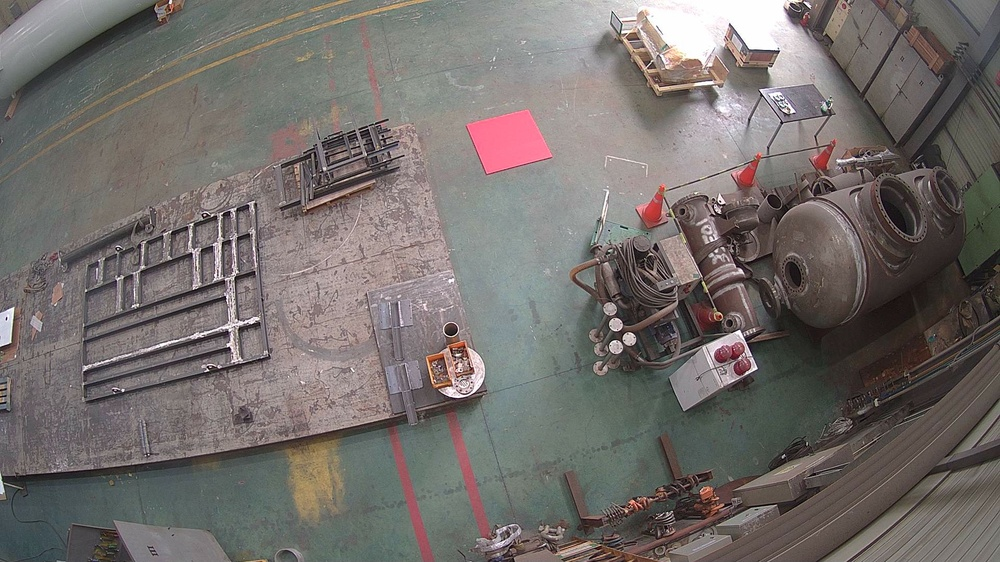
#> input picture volume/ai_server/service/grid/img/CAM0001.jpg, 1000 x 562 px, shrunk from 1920 x 1080 before the run
$ python -i grid_func.py   (imports and definitions only)
#> lines starting #> are read from the running program, lines starting #| are printed output that depends on the picture; after the words box and inside, x2 and y2 are one past the last pixel; in counts of white or black regions, pixels touching at a corner belong together
#> further down, picture is the input picture: shape (562, 1000, 3); mean B, G, R 107.1, 109.9, 115.6
"""격자 생성·확장·축소·시각화 핵심 알고리즘."""

from __future__ import annotations

import base64
import math

import cv2
import numpy as np


# ---------------------------------------------------------------------------
# 1. 이미지 유틸리티
# ---------------------------------------------------------------------------

# [32 lines left out: functions decode_base64_to_image, encode_image_to_base64, get_image_size_from_base64, not called in this run]


# ---------------------------------------------------------------------------
# 2. 거리 및 확장 좌표 계산
# ---------------------------------------------------------------------------

def calculate_distance(x1: int, y1: int, x2: int, y2: int) -> int:
    """두 점 사이의 유클리드 거리를 반환한다."""
    return int(math.sqrt((x2 - x1) ** 2 + (y2 - y1) ** 2))


# [10 lines left out: function find_extended_point, not called in this run]


# ---------------------------------------------------------------------------
# 3. 초기 격자 검출
# ---------------------------------------------------------------------------

def detect_red_squares(image: np.ndarray) -> np.ndarray | None:
    """이미지에서 가장 큰 빨간색 사각형을 탐지한다."""
    hsv = cv2.cvtColor(image, cv2.COLOR_BGR2HSV)
#> hsv: shape (562, 1000, 3); mean H, S, V 58.8, 32, 118.3
    mask1 = cv2.inRange(hsv, np.array([0, 100, 100]), np.array([10, 255, 255]))
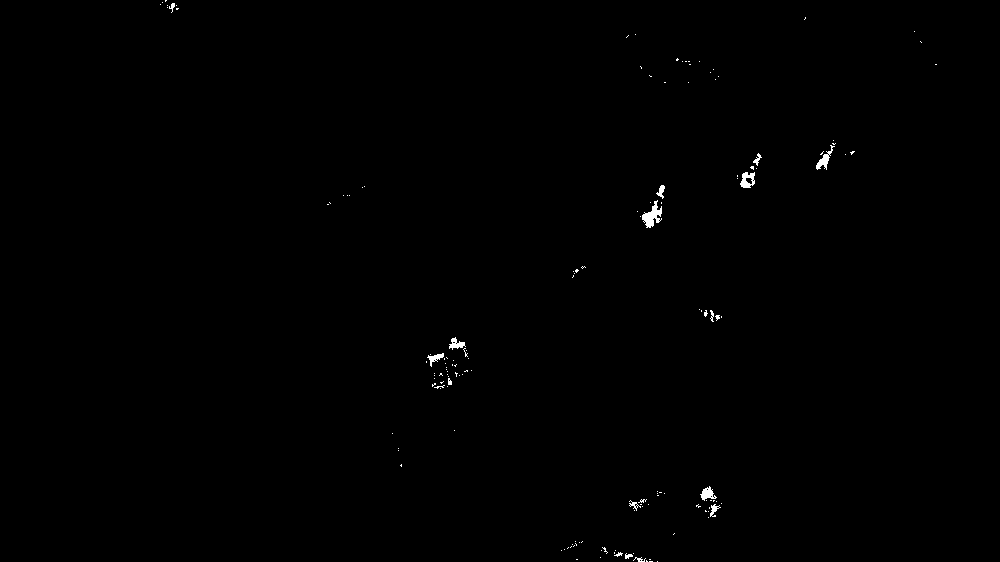
#> mask1: shape (562, 1000); 0.29% white; 150 white regions (134 under 20 px), largest, box (x1, y1, x2, y2) and area: (642, 200, 662, 228) 271, (740, 172, 755, 188) 155, (816, 145, 835, 170) 149
    mask2 = cv2.inRange(hsv, np.array([160, 100, 100]), np.array([180, 255, 255]))
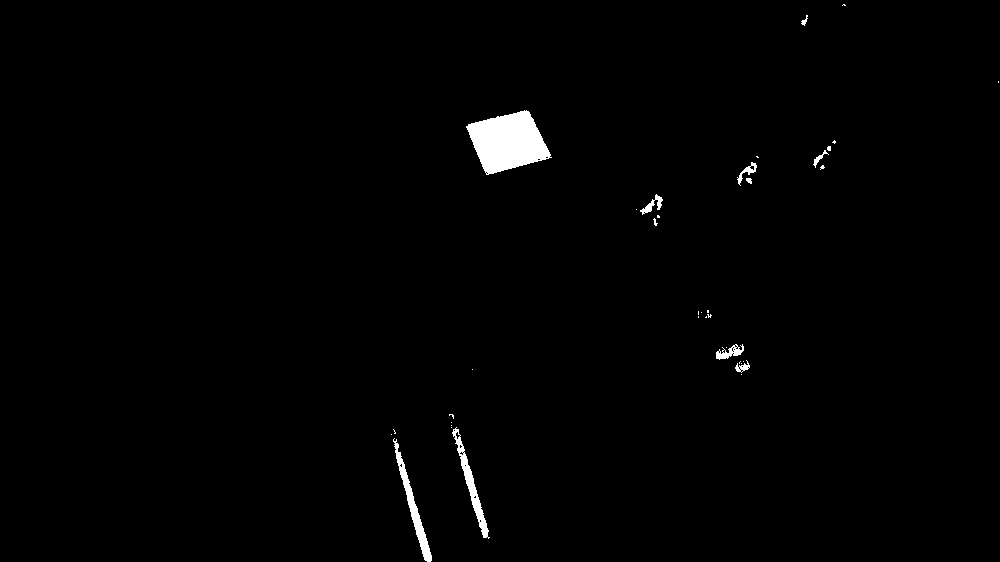
#> mask2: shape (562, 1000); 1.1% white; 37 white regions (27 under 20 px), largest, box (x1, y1, x2, y2) and area: (466, 110, 552, 175) 3540, (393, 438, 432, 562) 860, (452, 427, 490, 539) 773
    mask = cv2.bitwise_or(mask1, mask2)
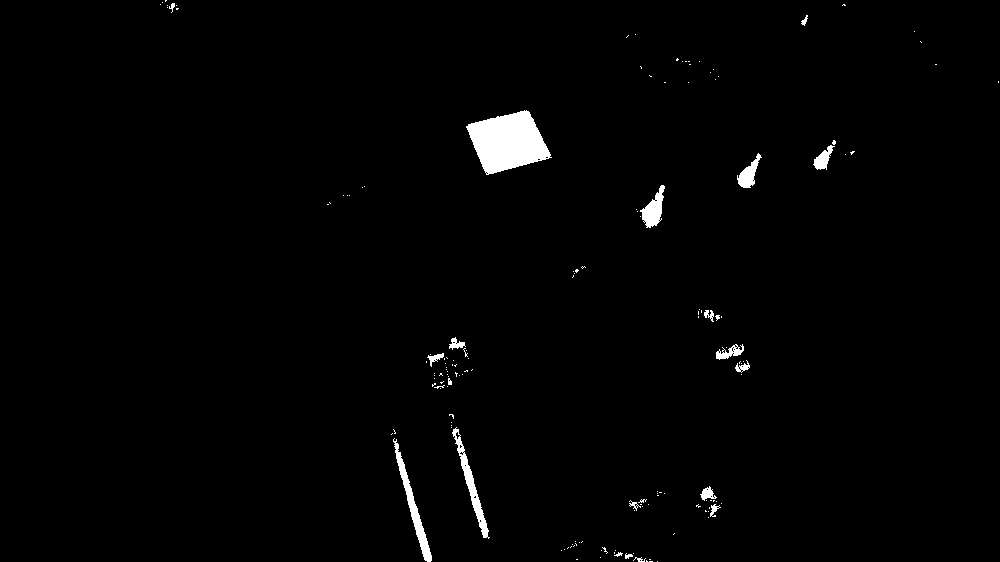
#> mask: shape (562, 1000); 1.4% white; 155 white regions (135 under 20 px)

    _, binary = cv2.threshold(mask, 50, 255, cv2.THRESH_BINARY)
    contours, _ = cv2.findContours(binary, cv2.RETR_EXTERNAL, cv2.CHAIN_APPROX_SIMPLE)
#> contours = 155 contours, 140 with area under 20; largest, box (x1, y1, x2, y2) and area: (466, 110, 552, 175) 3434, (393, 438, 432, 562) 736, (452, 427, 490, 539) 684, (640, 185, 665, 228) 472, (737, 153, 762, 188) 330

    detected = []
    for cnt in contours:
        epsilon = 0.045 * cv2.arcLength(cnt, True)
        approx = cv2.approxPolyDP(cnt, epsilon, True)
        if len(approx) == 4 and cv2.isContourConvex(approx):
            area = cv2.contourArea(approx)
            if area > 500:
                detected.append((approx, area))
#> this loop made 155 passes
#> (epsilon, area) on passes 119, 121, 123, 125: (5.98, 517.5), (4.83, 349), (3.95, 223), (11.54, 3328.5)
#> (epsilon, approx) on passes 1, 2, 3, 4, 5, 7: (0, [[657, 561]]), (0.27, [[649, 561], [652, 561]]), (0.154, [[646, 560], [646, 561], [647, 561]]), (0.09, [[649, 559], [650, 559]]), (0.09, [[576, 559], [577, 559]]), (0, [[600, 557]])
#> after the loop, detected = [([[663, 185], [640, 210], [646, 227], [661, 219]], 517.5), ([[528, 111], [466, 126], [486, 174], [551, 157]], 3328.5)]

    if not detected:
        return None

    detected.sort(key=lambda x: x[1], reverse=True)
    return sort_rectangle_points(detected[0][0])


# [286 lines left out: functions detect_red_squares_near_point, draw_up, draw_down, draw_left, draw_right, extend_grid and 2 more, not called in this run]


# ---------------------------------------------------------------------------
# 8. 좌표 계산 및 정렬
# ---------------------------------------------------------------------------

def sort_rectangle_points(approx: np.ndarray) -> np.ndarray:
    """사각형 좌표를 좌상-우상-우하-좌하 순서로 정렬한다."""
    points = sorted(approx, key=lambda x: (x[0][1], x[0][0]))
#> points = [[[528, 111]], [[466, 126]], [[551, 157]], [[486, 174]]]
    top = sorted(points[:2], key=lambda x: x[0][0])
#> top = [[[466, 126]], [[528, 111]]]
    bottom = sorted(points[2:], key=lambda x: x[0][0])
#> bottom = [[[486, 174]], [[551, 157]]]
    return np.array([top[0], top[1], bottom[1], bottom[0]])


# [23 lines left out: function generate_coordinates, not called in this run]


# ---------------------------------------------------------------------------
# 9. 안전 격자 관련
# ---------------------------------------------------------------------------

def calculate_angle(point1: list, point2: list) -> float:
    """두 점 사이의 각도를 계산한다."""
    return math.degrees(math.atan2(point2[1] - point1[1], point2[0] - point1[0]))


# [20 lines left out: functions is_within_10_percent, check_grid_row_consistency, sort_rectangle_points_list, not called in this run]


def sort_by_y(points: list) -> list:
    return sorted(points, key=lambda p: p[1])


def sort_by_x(points: list) -> list:
    return sorted(points, key=lambda p: p[0])


# [128 lines left out: functions generate_grid, finalize_grid, _flatten_point, draw_grid_on_image, sort_grid, convert_to_opencv_format, not called in this run]

>>> import cv2
>>> picture = cv2.imread('../img/CAM0001.jpg')
>>> result = detect_red_squares(picture)
#> result = [[466, 126], [528, 111], [551, 157], [486, 174]]

$ run again, on volume/ai_server/service/grid/img/CAM0002.jpg
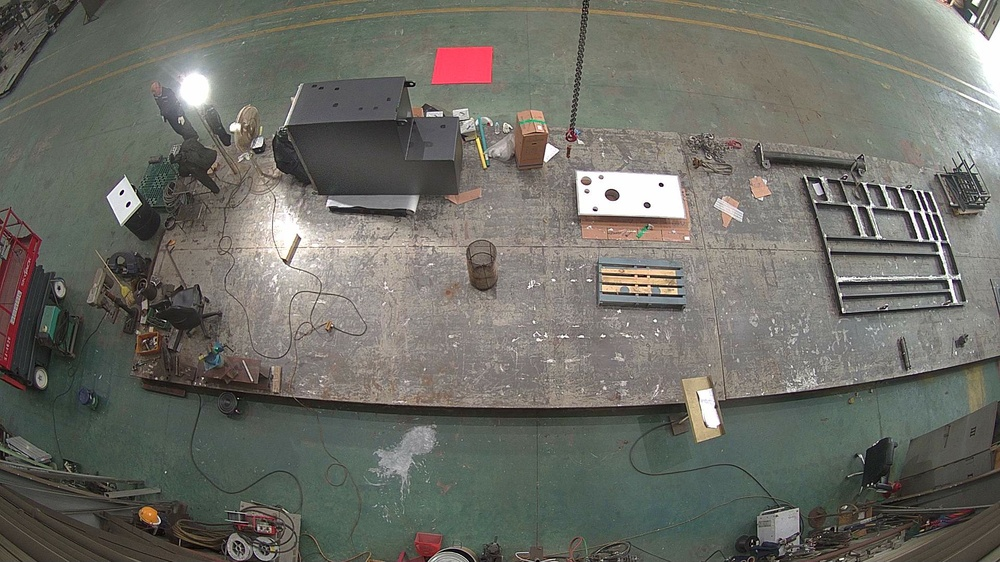
#> input picture volume/ai_server/service/grid/img/CAM0002.jpg, 1000 x 562 px, shrunk from 1920 x 1080 before the run
#> picture is the input picture: shape (562, 1000, 3); mean B, G, R 102, 109.1, 109.3
#> hsv: shape (562, 1000, 3); mean H, S, V 44.9, 32.5, 113.7
#> in detect_red_squares, `mask1 = cv2.inRange(hsv, np.array([0, 100, 100]), np.array([10, 255, 2..`:
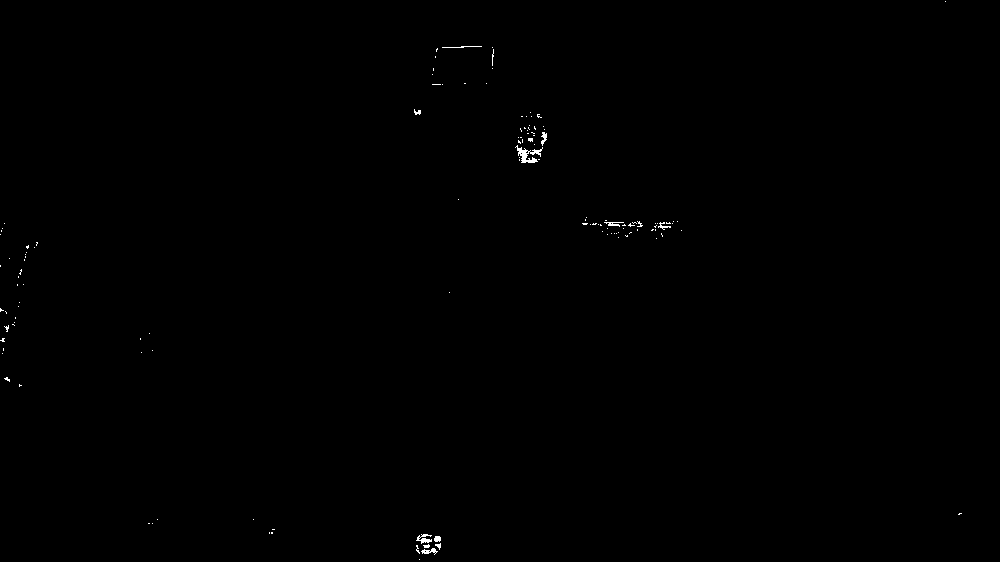
#> mask1: shape (562, 1000); 0.18% white in thin lines or dots
#> mask2: shape (562, 1000); 0.63% white; 56 white regions (48 under 20 px), largest, box (x1, y1, x2, y2) and area: (431, 46, 493, 85) 2125, (0, 235, 40, 369) 855, (415, 534, 440, 556) 235
#> in detect_red_squares, `mask = cv2.bitwise_or(mask1, mask2)`:
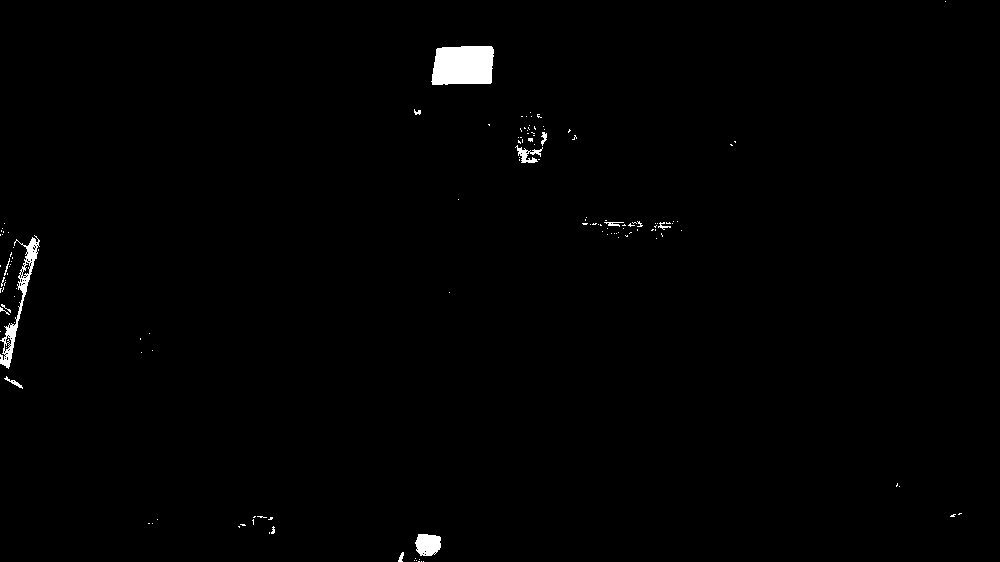
#> mask: shape (562, 1000); 0.81% white; 134 white regions (120 under 20 px)
#> contours = 133 contours, 125 with area under 20; largest, box (x1, y1, x2, y2) and area: (431, 46, 494, 85) 2120, (0, 235, 40, 369) 916, (415, 534, 441, 556) 434, (515, 145, 543, 163) 137, (4, 376, 23, 389) 40, (541, 132, 547, 146) 30, (398, 552, 404, 562) 22, (604, 222, 624, 227) 20
#> the loop in detect_red_squares, `for cnt in contours:` made 133 passes
#> (epsilon, approx, area) on pass 9: (3.84, [[418, 534], [420, 555], [439, 549], [439, 536]], 342)
#> after the loop in detect_red_squares, `for cnt in contours:`: detected = [([[492, 47], [437, 48], [432, 84], [490, 83]], 2030.5)]
#> points = [[[492, 47]], [[437, 48]], [[490, 83]], [[432, 84]]]
#> top = [[[437, 48]], [[492, 47]]]
#> bottom = [[[432, 84]], [[490, 83]]]
#> result = [[437, 48], [492, 47], [490, 83], [432, 84]]

$ run again, on volume/ai_server/service/grid/img/CAM0003.jpg
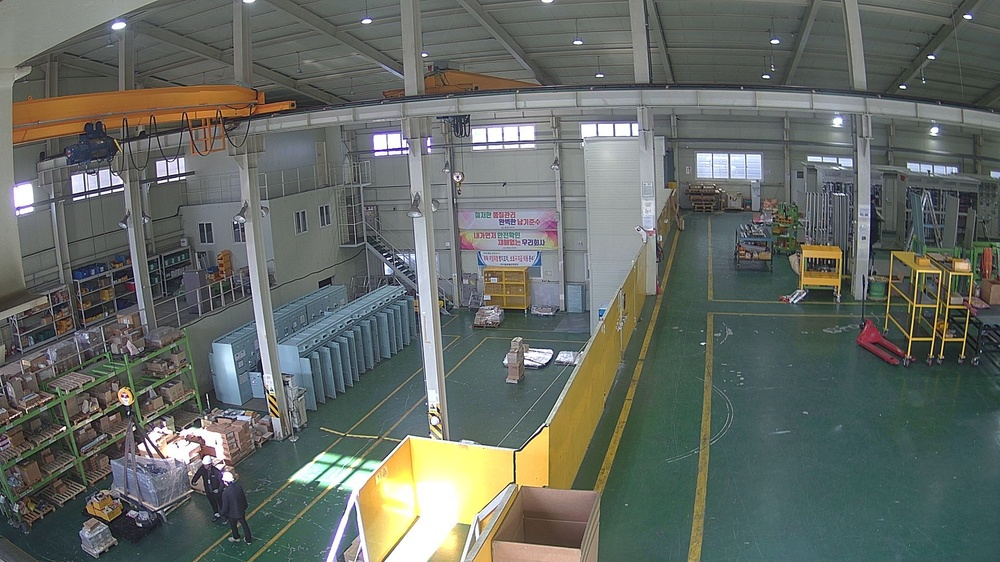
#> input picture volume/ai_server/service/grid/img/CAM0003.jpg, 1000 x 562 px, shrunk from 1920 x 1080 before the run
#> picture is the input picture: shape (562, 1000, 3); mean B, G, R 100.8, 106.4, 100.8
#> hsv: shape (562, 1000, 3); mean H, S, V 74, 48.4, 112.3
#> in detect_red_squares, `mask1 = cv2.inRange(hsv, np.array([0, 100, 100]), np.array([10, 255, 2..`:
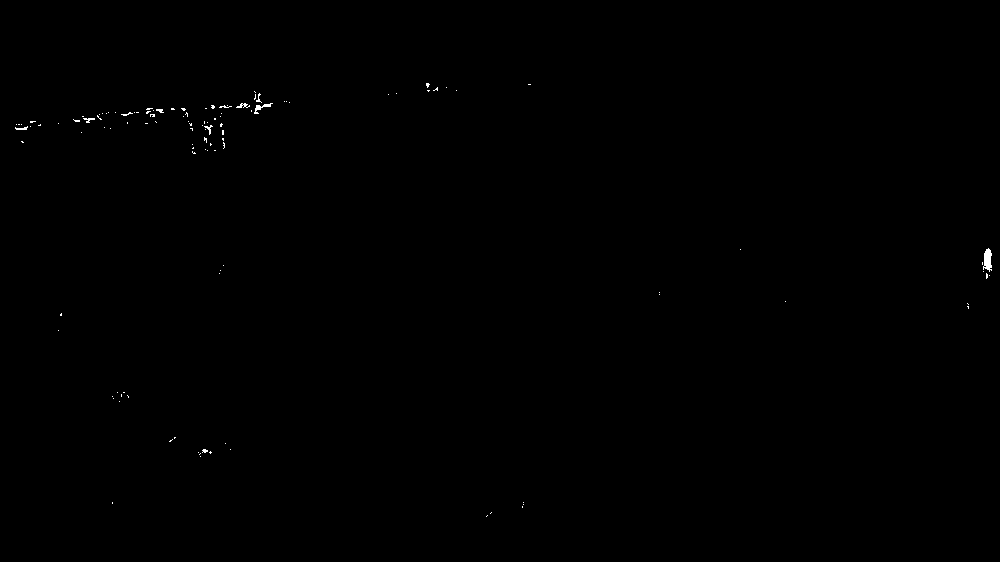
#> mask1: shape (562, 1000); 0.14% white in thin lines or dots, all inside (x1, y1, x2, y2) = (15, 83, 992, 517)
#> mask2: shape (562, 1000); 0.12% white; 16 white regions (13 under 20 px), largest, box (x1, y1, x2, y2) and area: (857, 320, 904, 363) 557, (461, 243, 474, 250) 55, (547, 231, 557, 237) 48
#> in detect_red_squares, `mask = cv2.bitwise_or(mask1, mask2)`:
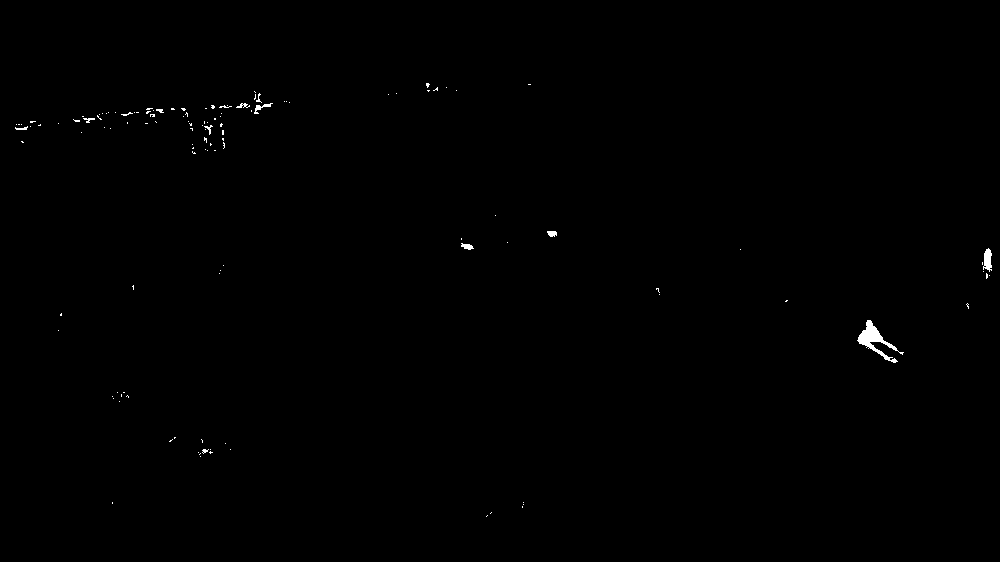
#> mask: shape (562, 1000); 0.26% white; 126 white regions (115 under 20 px)
#> contours = 126 contours, 121 with area under 20; largest, box (x1, y1, x2, y2) and area: (857, 320, 904, 363) 464, (983, 248, 992, 272) 120, (254, 103, 273, 114) 40, (461, 243, 474, 250) 40, (547, 231, 557, 237) 35
#> the loop in detect_red_squares, `for cnt in contours:` made 126 passes
#> (epsilon, approx, area) on pass 45: (1.23, [[547, 231], [550, 236], [556, 235], [555, 231]], 32.5)
#> after the loop in detect_red_squares, `for cnt in contours:`: detected = []
